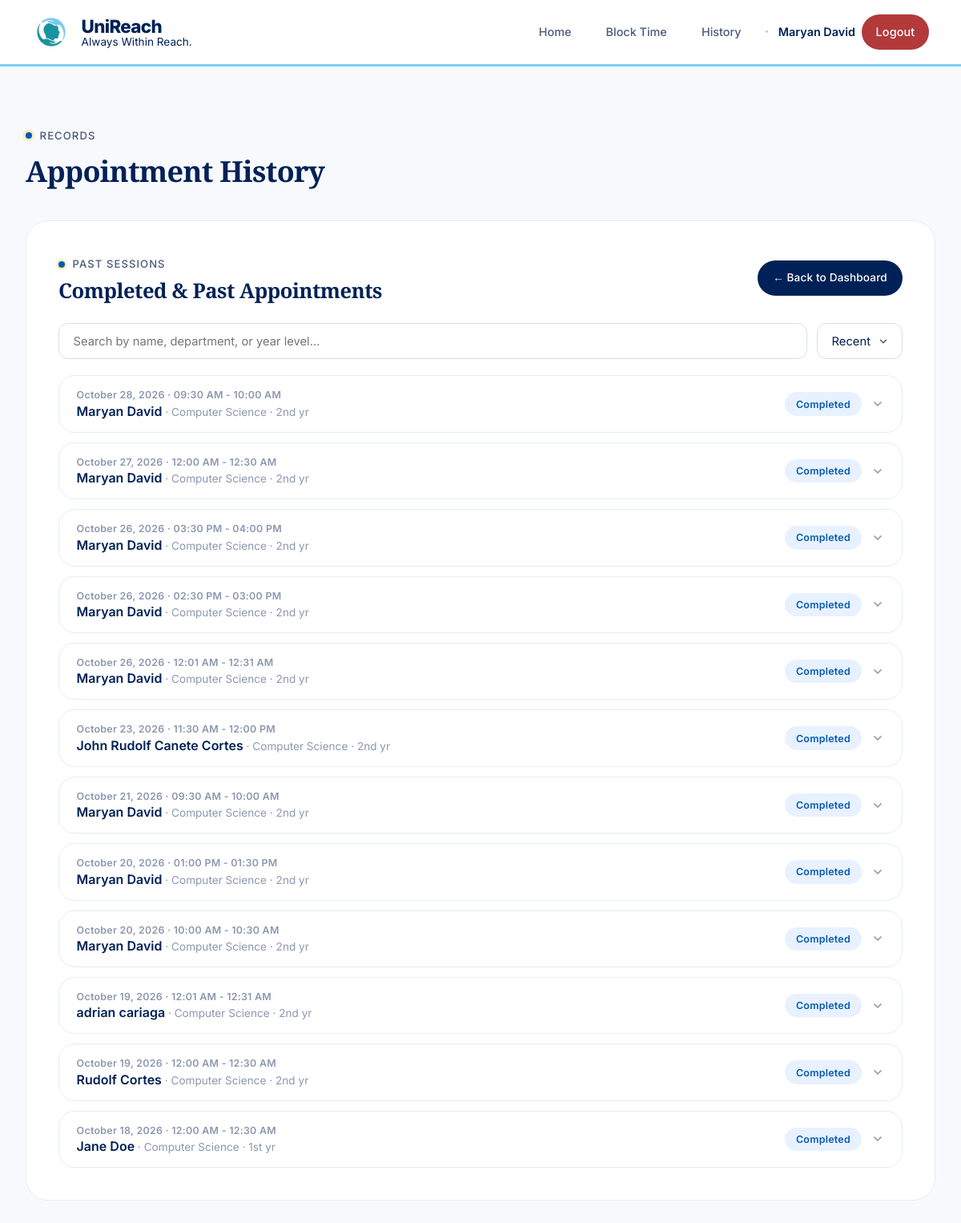
Before: /counselor/history (signed in) with the older database file.
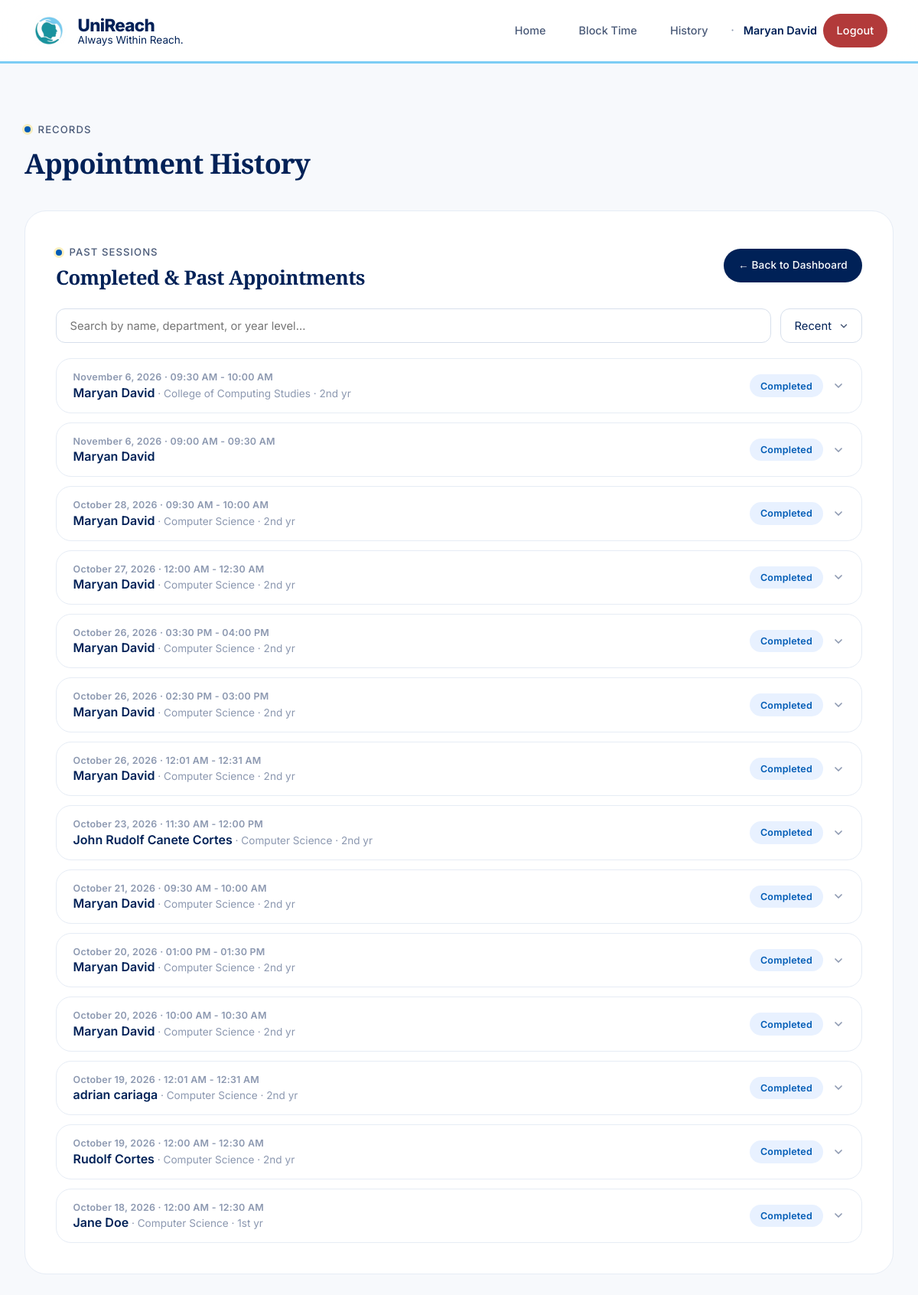
After: the same page with the newer database file.
### app.py (models this page shows, shortened)
class User(UserMixin, db.Model):
    id = db.Column(db.Integer, primary_key=True)
    username = db.Column(db.String(80), unique=True, nullable=False)
    email = db.Column(db.String(120), unique=True, nullable=False)
    password_hash = db.Column(db.String(256), nullable=False)
    role = db.Column(db.String(20), nullable=False)
    is_admin = db.Column(db.Boolean, default=False, nullable=False)
    full_name = db.Column(db.String(120), nullable=False)
    specialty = db.Column(db.String(120))
    student_id = db.Column(db.String(50))
    phone = db.Column(db.String(20))
    reset_token = db.Column(db.String(256))
    reset_token_expiry = db.Column(db.DateTime)
    @property
    def is_counselor(self):
        return self.role == 'counselor'

class Appointment(db.Model):
    id = db.Column(db.Integer, primary_key=True)
    counselor_id = db.Column(db.Integer, db.ForeignKey('user.id'), nullable=False)
    student_id = db.Column(db.Integer, db.ForeignKey('user.id'), nullable=True)
    date = db.Column(db.Date, nullable=False)
    start_time = db.Column(db.Time, nullable=False)
    end_time = db.Column(db.Time, nullable=False)
    purpose = db.Column(db.Text, nullable=False)
    status = db.Column(db.String(20), default='pending')
    notes = db.Column(db.Text)
    created_at = db.Column(db.DateTime, default=datetime.utcnow)
    first_name = db.Column(db.String(80))
    middle_name = db.Column(db.String(80))
    last_name = db.Column(db.String(80))
    birthday = db.Column(db.Date)
    section = db.Column(db.String(50))
    year_level = db.Column(db.String(50))
    department = db.Column(db.String(100))
    mood_rating = db.Column(db.String(20))
    mood_description = db.Column(db.String(200))
    contact_email = db.Column(db.String(120))
    contact_phone = db.Column(db.String(20))
    guest_student_id = db.Column(db.String(50))
    referred_by_id = db.Column(db.Integer, db.ForeignKey('user.id'), nullable=True)
    is_guest = db.Column(db.Boolean, default=False)
    session_summary = db.Column(db.Text)
    student = db.relationship('User', foreign_keys=[student_id], backref=db.backref('student_appointments', lazy=True))
    counselor = db.relationship('User', foreign_keys=[counselor_id], backref=db.backref('counselor_appointments', lazy=True))
    referred_by = db.relationship('User', foreign_keys=[referred_by_id], backref=db.backref('referrals', lazy=True))
    __table_args__ = (db.UniqueConstraint('counselor_id', 'date', 'start_time', name='_counselor_date_time_uc'),)
    @property
    def time_str(self):
        return f"{self.start_time.strftime('%I:%M %p')} - {self.end_time.strftime('%I:%M %p')}"
    @property
    def guest_full_name(self):
        parts = [p for p in [self.first_name, self.middle_name, self.last_name] if p]
        return ' '.join(parts) if parts else None
    @property
    def display_name(self):
        if self.is_guest:
            return self.guest_full_name or 'Guest Student'
        return self.student.full_name if self.student else 'Unknown'

### app.py (the view)
@app.route('/counselor/history')
@login_required
def counselor_history():
    if not current_user.is_counselor:
        abort(403)
    upcoming_ids = {a.id for a in upcoming_appointments_query(current_user.id).all()}
    all_appointments = Appointment.query.filter_by(
        counselor_id=current_user.id
    ).order_by(Appointment.date.desc(), Appointment.start_time.desc()).all()
    past_appointments = [a for a in all_appointments if a.id not in upcoming_ids]
    return render_template('counselor_history.html', appointments=past_appointments)

### app.py (called while the page is built)
@login_manager.user_loader
def load_user(user_id):
    return User.query.get(int(user_id))

def fmt_date_long(value):
    if value is None:
        return ''
    try:
        return value.strftime('%B') + ' ' + str(value.day) + ', ' + str(value.year)
    except Exception:
        return str(value)

def fmt_date_short(value):
    if value is None:
        return ''
    try:
        return value.strftime('%b') + ' ' + str(value.day)
    except Exception:
        return str(value)

def upcoming_appointments_query(counselor_id):
    today = datetime.now().date()
    return Appointment.query.filter_by(counselor_id=counselor_id).filter(
        db.or_(
            db.and_(
                Appointment.date >= today,
                Appointment.status != 'completed'
            ),
            db.and_(
                Appointment.referred_by_id.isnot(None),
                Appointment.status.in_(['pending', 'approved'])
            )
        )
    )

### templates/counselor_history.html (shortened to what this page needs)
{% extends "base.html" %}
{% block content %}
<div class="section-label" style="margin-bottom: 0.75rem;">Records</div>
<h2 style="font-size: 2.25rem; margin-bottom: 2.5rem; border: none; padding: 0;">Appointment History</h2>
<div class="card">
    <div style="display: flex; justify-content: space-between; align-items: center; margin-bottom: 1.5rem; flex-wrap: wrap; gap: 0.75rem;">
        <div>
            <div class="section-label" style="margin-bottom: 0.5rem;">Past Sessions</div>
            <h2 style="margin: 0; border: none; padding: 0; font-size: 1.6rem;">Completed &amp; Past Appointments</h2>
        </div>
        <a href="{{ url_for('counselor_dashboard') }}" class="btn btn-primary" style="padding: 0.7rem 1.2rem; font-size: 0.85rem;">
            ← Back to Dashboard
        </a>
    </div>
    {% if appointments %}
        <div class="history-controls">
            <input type="search" id="historySearch" class="history-search" autocomplete="off"
                   aria-label="Search appointment history"
                   placeholder="Search by name, department, or year level…">
            <select id="historySort" class="history-sort" aria-label="Sort appointment history">
                <option value="recent">Recent</option>
            </select>
        </div>
        <div class="history-list" id="historyList">
            {% for appt in appointments %}
                <div class="history-entry" data-search="{{ appt.display_name }} {{ appt.department or '' }} {{ appt.year_level or '' }}" data-sort="{{ appt.date.strftime('%Y%m%d') }}{{ appt.start_time.strftime('%H%M') }}">
                    <button type="button" class="history-head" data-history-toggle aria-expanded="false">
                        <div class="history-head-main">
                            <span class="history-date">{{ appt.date|fmt_long }} · {{ appt.time_str }}</span>
                            <span class="history-name">{{ appt.display_name }}{% if appt.department or appt.year_level %}<span class="history-sub"> · {% if appt.department %}{{ appt.department }}{% endif %}{% if appt.department and appt.year_level %} · {% endif %}{% if appt.year_level %}{{ appt.year_level }}{% endif %}</span>{% endif %}</span>
                        </div>
                        <div class="history-head-meta">
                            {% if appt.status == 'pending' %}
                                <span class="badge badge-pending">Pending</span>
                            {% elif appt.status == 'approved' %}
                                <span class="badge badge-approved">Approved</span>
                            {% elif appt.status == 'rejected' %}
                                <span class="badge badge-rejected">Rejected</span>
                            {% elif appt.status == 'completed' %}
                                <span class="badge badge-completed">Completed</span>
                            {% endif %}
                            <svg class="history-chevron" width="16" height="16" viewBox="0 0 24 24" fill="none" stroke="currentColor" stroke-width="2.5" stroke-linecap="round" stroke-linejoin="round"><polyline points="6 9 12 15 18 9"></polyline></svg>
                        </div>
                    </button>
                </div>
            {% endfor %}
        </div>
    {% else %}
        <div class="empty-state">
            <p>No past appointments yet.</p>
            <p style="margin-top: 0.5rem; font-size: 0.95rem;">Completed sessions and appointments whose date has passed will appear here.</p>
        </div>
    {% endif %}
</div>
{% endblock %}

### templates/base.html (shortened to what this page needs)
<!DOCTYPE html>
<html lang="en">
<head>
    <link rel="stylesheet" href="{{ url_for('static', filename='styles.css') }}">
</head>
<body>
    <nav class="navbar">
        <a href="{{ url_for('index') }}" class="brand" id="appTitle" title="{{ 'Press Ctrl+` to switch to Student access' if session.get('counselor_access') else 'Press Ctrl+` for Counselor access' }}">
            <div style="position: relative;">
                <div class="brand-logo{% if session.get('counselor_access') %} counselor-mode{% endif %}">
                    <img src="{{ url_for('static', filename='img/logo.jpg') }}" alt="UniReach Logo">
                </div>
            </div>
            <div class="brand-text">
                <h1 class="brand-title">UniReach</h1>
                <span class="brand-subtitle">Always Within Reach.</span>
            </div>
        </a>
        <div class="nav-links">
            <a href="{{ url_for('index') }}">Home</a>
            {% if current_user.is_authenticated %}
                {% if current_user.is_counselor %}
                    {% if not current_user.is_admin %}
                        <a href="{{ url_for('block_time') }}">Block Time</a>
                        <a href="{{ url_for('counselor_history') }}">History</a>
                    {% endif %}
                {% elif current_user.is_teacher %}
                    <a href="{{ url_for('teacher_refer') }}">Refer Student</a>
                {% endif %}
                {% if not current_user.is_admin %}
                    <span class="nav-dot">·</span>
                {% endif %}
                <span class="nav-username">{{ current_user.full_name }}</span>
                <a href="{{ url_for('logout') }}" class="btn btn-danger btn-sm">Logout</a>
            {% else %}
                {% if session.get('counselor_access') %}
                    <a href="{{ url_for('login') }}">Counselor Login</a>
                {% else %}
                    <a href="{{ url_for('index') }}#counselors" class="btn btn-primary btn-sm">Set an Appointment</a>
                {% endif %}
            {% endif %}
        </div>
    </nav>
    <div class="container">
        {% if session.get('counselor_access') and request.endpoint != 'login' and not current_user.is_authenticated %}
            <div style="padding: 4rem 1rem; text-align: center; color: var(--text-secondary);">
                <div style="font-size: 3rem; margin-bottom: 1rem; opacity: 0.2;">
                    <svg aria-hidden="true" xmlns="http://www.w3.org/2000/svg" viewBox="0 0 24 24" width="64" height="64" fill="none" stroke="currentColor" stroke-width="1.5" stroke-linecap="round" stroke-linejoin="round">
                        <path d="M16 21v-2a4 4 0 0 0-4-4H6a4 4 0 0 0-4 4v2"></path>
                        <circle cx="9" cy="7" r="4"></circle>
                        <line x1="19" y1="8" x2="19" y2="14"></line>
                        <line x1="22" y1="11" x2="16" y2="11"></line>
                    </svg>
                </div>
                <p>Public appointment forms are hidden. Please use the <strong>Counselor Login</strong> link in the top right to continue.</p>
            </div>
        {% else %}
            {% block content %}{% endblock %}
        {% endif %}
    </div>
</body>
</html>

Changed rows visible on the page:
added Appointment: date|fmt_long "November 6, 2026", time_str "09:30 AM - 10:00 AM", display_name "Maryan David", department "College of Computing Studies", year_level "2nd yr", status "Completed"
added Appointment: date|fmt_long "November 6, 2026", time_str "09:00 AM - 09:30 AM", display_name "Maryan David", status "Completed"
